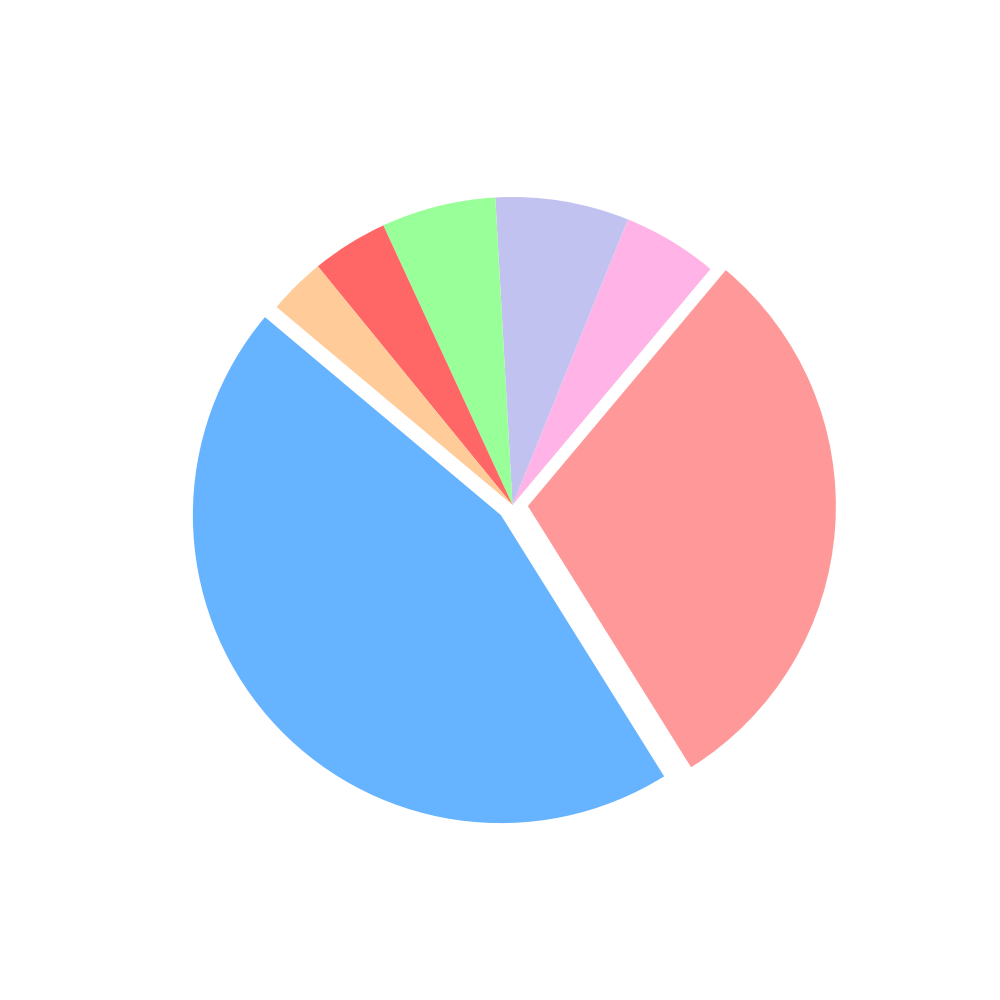

This figure's Python source:
import matplotlib.pyplot as plt

# Data
popularity = [45, 30, 5, 7, 6, 4, 3]
colors = ['#66b3ff', '#ff9999', '#ffb3e6', '#c2c2f0', '#99ff99', '#ff6666', '#ffcc99']
explode = (0.05, 0.05, 0, 0, 0, 0, 0)

# Plotting
fig, ax = plt.subplots(figsize=(10, 10))
ax.pie(popularity, explode=explode, colors=colors, startangle=140)

# Show plot
plt.show()
